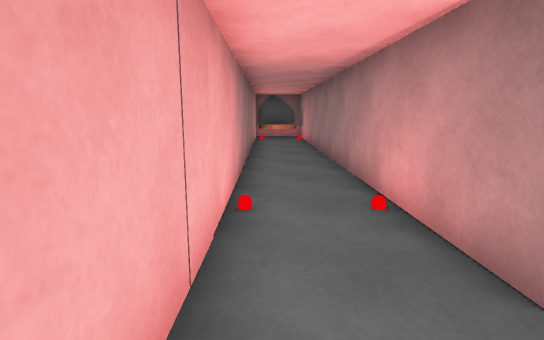
View 1 (above)

16 first-person views from a walk through a Unity game level. The camera is 1.3 m above the floor, tilts 10° down and sees 80° across. The floor is counted in squares, 1 m on a side. Each view is taken from the middle of a square. On the plan, view 1 faces up. The plan holds only what a view shows up to about 14 squares ahead; the rest is blank. The player is left out. Door leaves are left out, so doorways stand open. Surface patterns are stand-ins for the level's own textures.

View 2
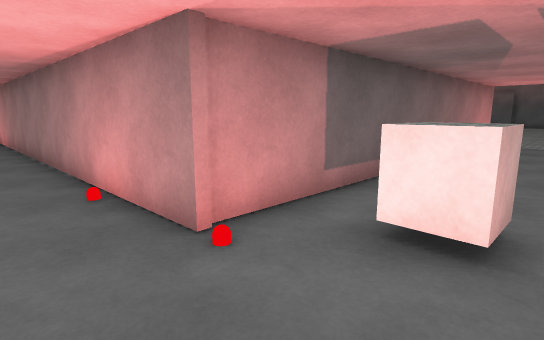

View 3
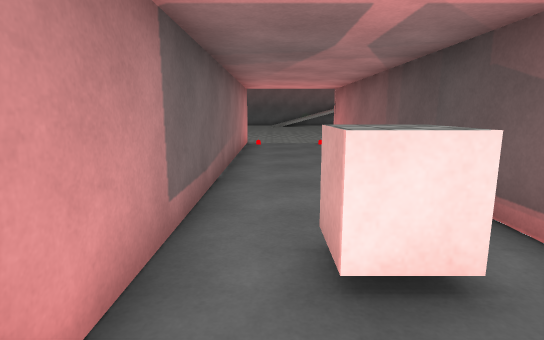

View 4
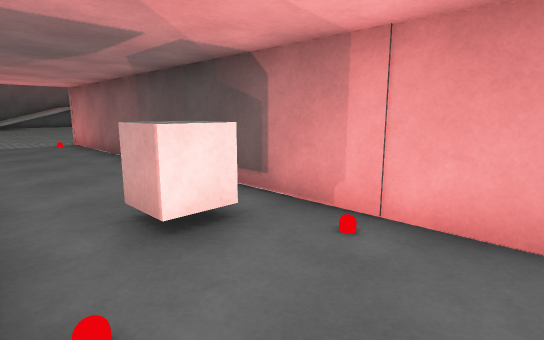

View 5
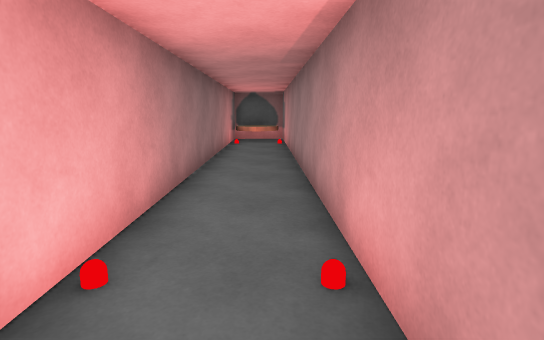

View 6
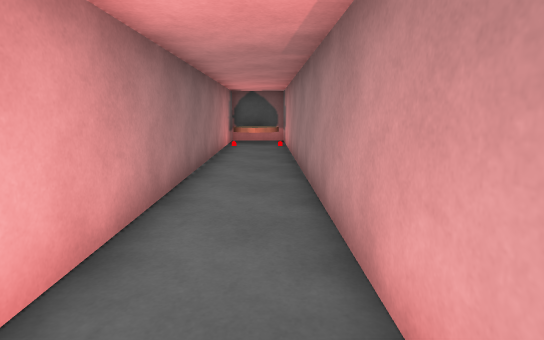

View 7
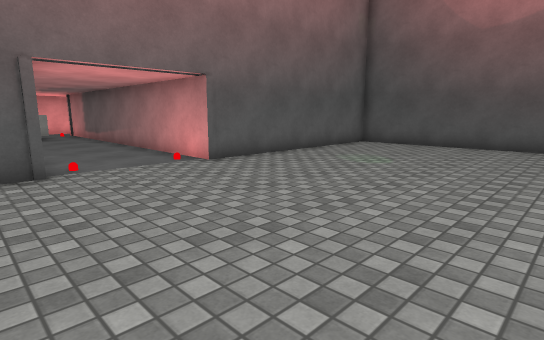

View 8
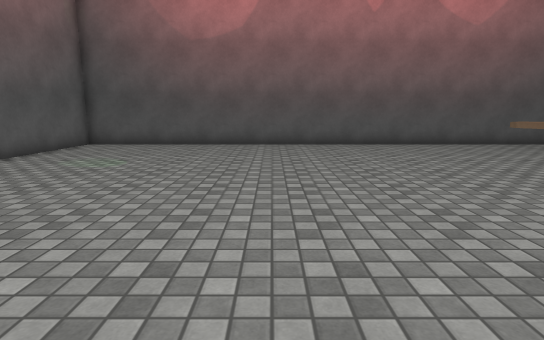

View 9
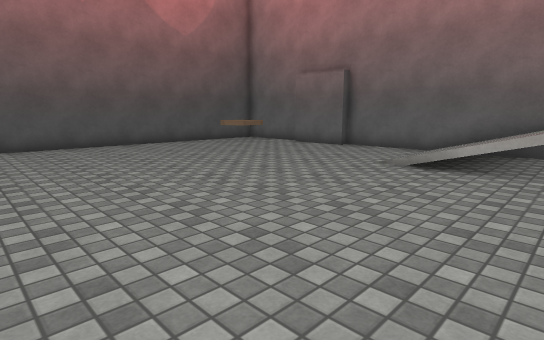

View 10
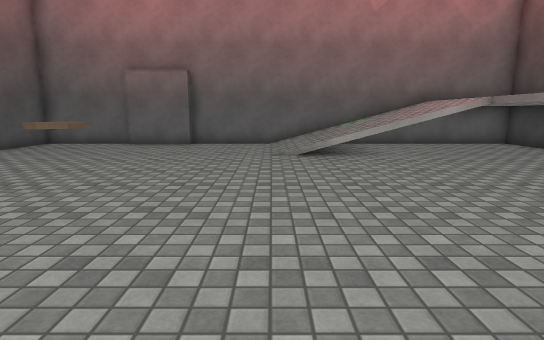

View 11
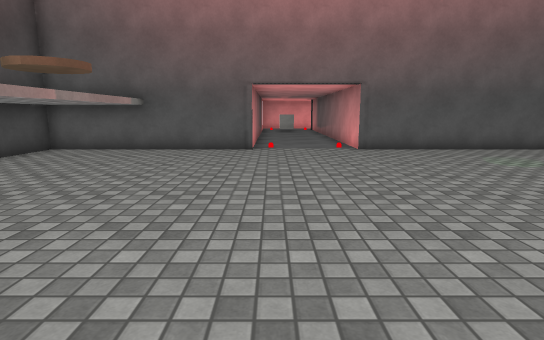

View 12
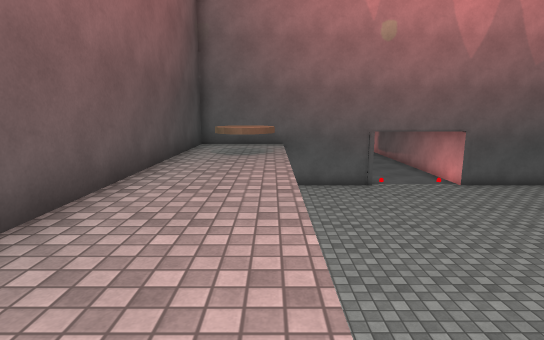

View 13
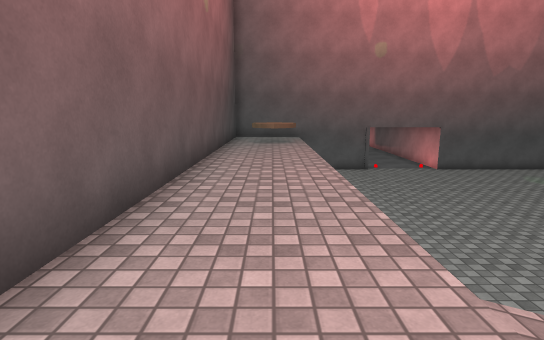

View 14
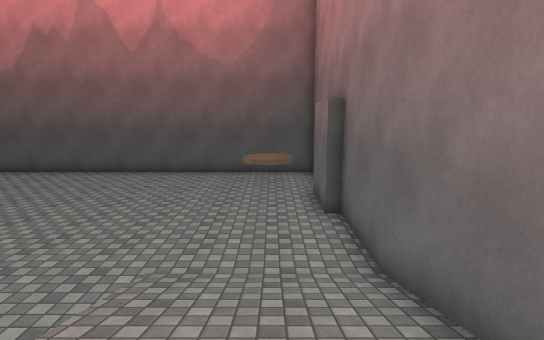

View 15
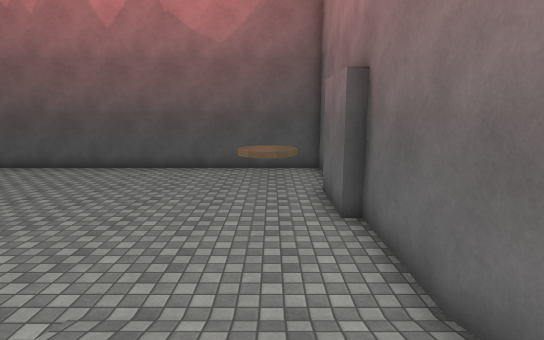

View 16
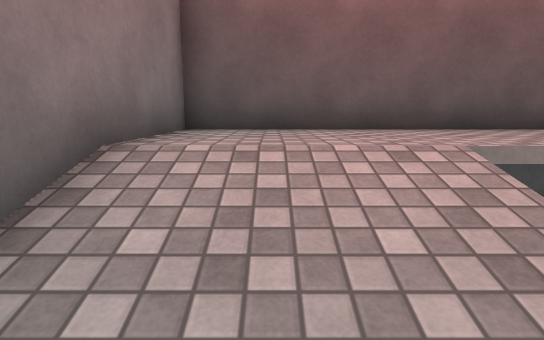

### Floor plan
Key: @ floor where view 1 was taken; # wall or solid block; . main floor; : floor 1.75 m higher than the main floor; / step, stairs or slope; D open door; = window, fence, low wall or low ledge; v drop or lower ground; I disc.
Columns run from 1 left of view 1 to 35 right of it. Each row starts with its distance up from view 1.
 17 #=I#
 16 #. #
 15 #..#
 14 #..#
 13 #..#
 12 #..#
 11 #..#            #####################
 10 #..#            #.................I #
  9 #..#            #................III#
  8 #..#            #................II.#
  7 #..#            #...................#
  6 #..#            #...................#
  5 #..#            #...................#
  4 #..#            #...................#
  3 #..#            #...................#
  2 #..#############D...................#
  1 #...............D...................#
  0  @..==..........D...............////#
 -1  ...............D...............=///#
 -2  ################...............v///#
 -3                 #...............v///#
 -4                 #...............v///#
 -5                 #..........  ...#///#
 -6                 ##III:::::::::::::::#
 -7                 ##III:::::::::::::::#
 -8                  # I::::::::::::::::#
 -9                  ####################

Where each view was taken, in squares from view 1:
view 1: 0 up, 0 right, facing up
view 2: 1 down, 0 right, facing up-right
view 3: 1 up, 1 right, facing right
view 4: 2 up, 0 right, facing down-right
view 5: 2 up, 1 right, facing up
view 6: 3 up, 1 right, facing up
view 7: 3 down, 23 right, facing up-left
view 8: 3 down, 23 right, facing up
view 9: 3 down, 23 right, facing up-right
view 10: 1 up, 21 right, facing right
view 11: 1 down, 27 right, facing left
view 12: 6 down, 29 right, facing left
view 13: 7 down, 33 right, facing left
view 14: 4 down, 33 right, facing up
view 15: 2 down, 33 right, facing up
view 16: 2 down, 33 right, facing down
